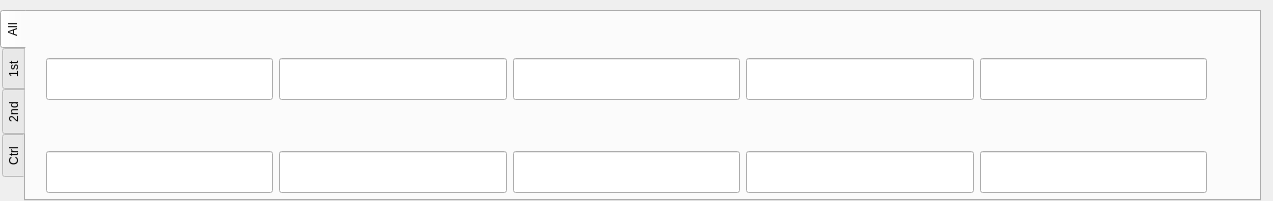
<ui version="4.0" >
 <class>Dialog</class>
 <widget class="QDialog" name="Dialog" >
  <property name="geometry" >
   <rect>
    <x>0</x>
    <y>0</y>
    <width>1273</width>
    <height>201</height>
   </rect>
  </property>
  <property name="windowTitle" >
   <string>StripToolLegend</string>
  </property>
  <widget class="QTabWidget" name="tabWidget" >
   <property name="geometry" >
    <rect>
     <x>0</x>
     <y>10</y>
     <width>1261</width>
     <height>191</height>
    </rect>
   </property>
   <property name="tabPosition" >
    <enum>QTabWidget::West</enum>
   </property>
   <property name="tabShape" >
    <enum>QTabWidget::Rounded</enum>
   </property>
   <property name="currentIndex" >
    <number>0</number>
   </property>
   <widget class="QWidget" name="tab" >
    <attribute name="title" >
     <string>All</string>
    </attribute>
    <widget class="QWidget" name="layoutWidget" >
     <property name="geometry" >
      <rect>
       <x>20</x>
       <y>0</y>
       <width>1161</width>
       <height>181</height>
      </rect>
     </property>
     <layout class="QHBoxLayout" >
      <item>
       <layout class="QVBoxLayout" >
        <item>
         <widget class="QLabel" name="lbAll0" >
          <property name="font" >
           <font>
            <pointsize>11</pointsize>
            <weight>75</weight>
            <bold>true</bold>
           </font>
          </property>
          <property name="text" >
           <string/>
          </property>
         </widget>
        </item>
        <item>
         <widget class="QLineEdit" name="leAll0" >
          <property name="font" >
           <font>
            <family>Sans Serif</family>
            <pointsize>18</pointsize>
            <weight>75</weight>
            <bold>true</bold>
           </font>
          </property>
          <property name="text" >
           <string/>
          </property>
          <property name="alignment" >
           <set>Qt::AlignRight|Qt::AlignTrailing|Qt::AlignVCenter</set>
          </property>
          <property name="readOnly" >
           <bool>true</bool>
          </property>
         </widget>
        </item>
        <item>
         <widget class="QLabel" name="lbAll5" >
          <property name="font" >
           <font>
            <pointsize>11</pointsize>
            <weight>75</weight>
            <bold>true</bold>
           </font>
          </property>
          <property name="text" >
           <string/>
          </property>
         </widget>
        </item>
        <item>
         <widget class="QLineEdit" name="leAll5" >
          <property name="font" >
           <font>
            <family>Sans Serif</family>
            <pointsize>18</pointsize>
            <weight>75</weight>
            <bold>true</bold>
           </font>
          </property>
          <property name="text" >
           <string/>
          </property>
          <property name="alignment" >
           <set>Qt::AlignRight|Qt::AlignTrailing|Qt::AlignVCenter</set>
          </property>
          <property name="readOnly" >
           <bool>true</bool>
          </property>
         </widget>
        </item>
       </layout>
      </item>
      <item>
       <layout class="QVBoxLayout" >
        <item>
         <widget class="QLabel" name="lbAll1" >
          <property name="font" >
           <font>
            <pointsize>11</pointsize>
            <weight>75</weight>
            <bold>true</bold>
           </font>
          </property>
          <property name="text" >
           <string/>
          </property>
         </widget>
        </item>
        <item>
         <widget class="QLineEdit" name="leAll1" >
          <property name="font" >
           <font>
            <family>Sans Serif</family>
            <pointsize>18</pointsize>
            <weight>75</weight>
            <bold>true</bold>
           </font>
          </property>
          <property name="text" >
           <string/>
          </property>
          <property name="alignment" >
           <set>Qt::AlignRight|Qt::AlignTrailing|Qt::AlignVCenter</set>
          </property>
          <property name="readOnly" >
           <bool>true</bool>
          </property>
         </widget>
        </item>
        <item>
         <widget class="QLabel" name="lbAll6" >
          <property name="font" >
           <font>
            <pointsize>11</pointsize>
            <weight>75</weight>
            <bold>true</bold>
           </font>
          </property>
          <property name="text" >
           <string/>
          </property>
         </widget>
        </item>
        <item>
         <widget class="QLineEdit" name="leAll6" >
          <property name="font" >
           <font>
            <family>Sans Serif</family>
            <pointsize>18</pointsize>
            <weight>75</weight>
            <bold>true</bold>
           </font>
          </property>
          <property name="text" >
           <string/>
          </property>
          <property name="alignment" >
           <set>Qt::AlignRight|Qt::AlignTrailing|Qt::AlignVCenter</set>
          </property>
          <property name="readOnly" >
           <bool>true</bool>
          </property>
         </widget>
        </item>
       </layout>
      </item>
      <item>
       <layout class="QVBoxLayout" >
        <item>
         <widget class="QLabel" name="lbAll2" >
          <property name="font" >
           <font>
            <pointsize>11</pointsize>
            <weight>75</weight>
            <bold>true</bold>
           </font>
          </property>
          <property name="text" >
           <string/>
          </property>
         </widget>
        </item>
        <item>
         <widget class="QLineEdit" name="leAll2" >
          <property name="font" >
           <font>
            <family>Sans Serif</family>
            <pointsize>18</pointsize>
            <weight>75</weight>
            <bold>true</bold>
           </font>
          </property>
          <property name="text" >
           <string/>
          </property>
          <property name="alignment" >
           <set>Qt::AlignRight|Qt::AlignTrailing|Qt::AlignVCenter</set>
          </property>
          <property name="readOnly" >
           <bool>true</bool>
          </property>
         </widget>
        </item>
        <item>
         <widget class="QLabel" name="lbAll7" >
          <property name="font" >
           <font>
            <pointsize>11</pointsize>
            <weight>75</weight>
            <bold>true</bold>
           </font>
          </property>
          <property name="text" >
           <string/>
          </property>
         </widget>
        </item>
        <item>
         <widget class="QLineEdit" name="leAll7" >
          <property name="font" >
           <font>
            <family>Sans Serif</family>
            <pointsize>18</pointsize>
            <weight>75</weight>
            <bold>true</bold>
           </font>
          </property>
          <property name="text" >
           <string/>
          </property>
          <property name="alignment" >
           <set>Qt::AlignRight|Qt::AlignTrailing|Qt::AlignVCenter</set>
          </property>
          <property name="readOnly" >
           <bool>true</bool>
          </property>
         </widget>
        </item>
       </layout>
      </item>
      <item>
       <layout class="QVBoxLayout" >
        <item>
         <widget class="QLabel" name="lbAll3" >
          <property name="font" >
           <font>
            <pointsize>11</pointsize>
            <weight>75</weight>
            <bold>true</bold>
           </font>
          </property>
          <property name="text" >
           <string/>
          </property>
         </widget>
        </item>
        <item>
         <widget class="QLineEdit" name="leAll3" >
          <property name="font" >
           <font>
            <family>Sans Serif</family>
            <pointsize>18</pointsize>
            <weight>75</weight>
            <bold>true</bold>
           </font>
          </property>
          <property name="text" >
           <string/>
          </property>
          <property name="alignment" >
           <set>Qt::AlignRight|Qt::AlignTrailing|Qt::AlignVCenter</set>
          </property>
          <property name="readOnly" >
           <bool>true</bool>
          </property>
         </widget>
        </item>
        <item>
         <widget class="QLabel" name="lbAll8" >
          <property name="font" >
           <font>
            <pointsize>11</pointsize>
            <weight>75</weight>
            <bold>true</bold>
           </font>
          </property>
          <property name="text" >
           <string/>
          </property>
         </widget>
        </item>
        <item>
         <widget class="QLineEdit" name="leAll8" >
          <property name="font" >
           <font>
            <family>Sans Serif</family>
            <pointsize>18</pointsize>
            <weight>75</weight>
            <bold>true</bold>
           </font>
          </property>
          <property name="text" >
           <string/>
          </property>
          <property name="alignment" >
           <set>Qt::AlignRight|Qt::AlignTrailing|Qt::AlignVCenter</set>
          </property>
          <property name="readOnly" >
           <bool>true</bool>
          </property>
         </widget>
        </item>
       </layout>
      </item>
      <item>
       <layout class="QVBoxLayout" >
        <item>
         <widget class="QLabel" name="lbAll4" >
          <property name="font" >
           <font>
            <pointsize>11</pointsize>
            <weight>75</weight>
            <bold>true</bold>
           </font>
          </property>
          <property name="text" >
           <string/>
          </property>
         </widget>
        </item>
        <item>
         <widget class="QLineEdit" name="leAll4" >
          <property name="font" >
           <font>
            <family>Sans Serif</family>
            <pointsize>18</pointsize>
            <weight>75</weight>
            <bold>true</bold>
           </font>
          </property>
          <property name="text" >
           <string/>
          </property>
          <property name="alignment" >
           <set>Qt::AlignRight|Qt::AlignTrailing|Qt::AlignVCenter</set>
          </property>
          <property name="readOnly" >
           <bool>true</bool>
          </property>
         </widget>
        </item>
        <item>
         <widget class="QLabel" name="lbAll9" >
          <property name="font" >
           <font>
            <pointsize>11</pointsize>
            <weight>75</weight>
            <bold>true</bold>
           </font>
          </property>
          <property name="text" >
           <string/>
          </property>
         </widget>
        </item>
        <item>
         <widget class="QLineEdit" name="leAll9" >
          <property name="font" >
           <font>
            <family>Sans Serif</family>
            <pointsize>18</pointsize>
            <weight>75</weight>
            <bold>true</bold>
           </font>
          </property>
          <property name="text" >
           <string/>
          </property>
          <property name="alignment" >
           <set>Qt::AlignRight|Qt::AlignTrailing|Qt::AlignVCenter</set>
          </property>
          <property name="readOnly" >
           <bool>true</bool>
          </property>
         </widget>
        </item>
       </layout>
      </item>
     </layout>
    </widget>
   </widget>
   <widget class="QWidget" name="tab_3" >
    <attribute name="title" >
     <string>1st</string>
    </attribute>
    <widget class="QWidget" name="layoutWidget" >
     <property name="geometry" >
      <rect>
       <x>10</x>
       <y>0</y>
       <width>1201</width>
       <height>181</height>
      </rect>
     </property>
     <layout class="QHBoxLayout" >
      <item>
       <layout class="QVBoxLayout" >
        <item>
         <widget class="QLabel" name="lb1st0" >
          <property name="font" >
           <font>
            <pointsize>18</pointsize>
            <weight>75</weight>
            <bold>true</bold>
           </font>
          </property>
          <property name="text" >
           <string/>
          </property>
          <property name="alignment" >
           <set>Qt::AlignCenter</set>
          </property>
         </widget>
        </item>
        <item>
         <widget class="QLineEdit" name="le1st0" >
          <property name="font" >
           <font>
            <family>Sans Serif</family>
            <pointsize>30</pointsize>
            <weight>75</weight>
            <bold>true</bold>
           </font>
          </property>
          <property name="text" >
           <string/>
          </property>
          <property name="alignment" >
           <set>Qt::AlignRight|Qt::AlignTrailing|Qt::AlignVCenter</set>
          </property>
          <property name="readOnly" >
           <bool>true</bool>
          </property>
         </widget>
        </item>
        <item>
         <widget class="QLabel" name="lb1stunit0" >
          <property name="font" >
           <font>
            <pointsize>16</pointsize>
            <weight>50</weight>
            <bold>false</bold>
           </font>
          </property>
          <property name="text" >
           <string/>
          </property>
          <property name="alignment" >
           <set>Qt::AlignCenter</set>
          </property>
         </widget>
        </item>
       </layout>
      </item>
      <item>
       <layout class="QVBoxLayout" >
        <item>
         <widget class="QLabel" name="lb1st1" >
          <property name="font" >
           <font>
            <pointsize>18</pointsize>
            <weight>75</weight>
            <bold>true</bold>
           </font>
          </property>
          <property name="text" >
           <string/>
          </property>
          <property name="alignment" >
           <set>Qt::AlignCenter</set>
          </property>
         </widget>
        </item>
        <item>
         <widget class="QLineEdit" name="le1st1" >
          <property name="font" >
           <font>
            <family>Sans Serif</family>
            <pointsize>30</pointsize>
            <weight>75</weight>
            <bold>true</bold>
           </font>
          </property>
          <property name="text" >
           <string/>
          </property>
          <property name="alignment" >
           <set>Qt::AlignRight|Qt::AlignTrailing|Qt::AlignVCenter</set>
          </property>
          <property name="readOnly" >
           <bool>true</bool>
          </property>
         </widget>
        </item>
        <item>
         <widget class="QLabel" name="lb1stunit1" >
          <property name="font" >
           <font>
            <pointsize>16</pointsize>
            <weight>50</weight>
            <bold>false</bold>
           </font>
          </property>
          <property name="text" >
           <string/>
          </property>
          <property name="alignment" >
           <set>Qt::AlignCenter</set>
          </property>
         </widget>
        </item>
       </layout>
      </item>
      <item>
       <layout class="QVBoxLayout" >
        <item>
         <widget class="QLabel" name="lb1st2" >
          <property name="font" >
           <font>
            <pointsize>18</pointsize>
            <weight>75</weight>
            <bold>true</bold>
           </font>
          </property>
          <property name="text" >
           <string/>
          </property>
          <property name="alignment" >
           <set>Qt::AlignCenter</set>
          </property>
         </widget>
        </item>
        <item>
         <widget class="QLineEdit" name="le1st2" >
          <property name="font" >
           <font>
            <family>Sans Serif</family>
            <pointsize>30</pointsize>
            <weight>75</weight>
            <bold>true</bold>
           </font>
          </property>
          <property name="text" >
           <string/>
          </property>
          <property name="alignment" >
           <set>Qt::AlignRight|Qt::AlignTrailing|Qt::AlignVCenter</set>
          </property>
          <property name="readOnly" >
           <bool>true</bool>
          </property>
         </widget>
        </item>
        <item>
         <widget class="QLabel" name="lb1stunit2" >
          <property name="font" >
           <font>
            <pointsize>16</pointsize>
            <weight>50</weight>
            <bold>false</bold>
           </font>
          </property>
          <property name="text" >
           <string/>
          </property>
          <property name="alignment" >
           <set>Qt::AlignCenter</set>
          </property>
         </widget>
        </item>
       </layout>
      </item>
      <item>
       <layout class="QVBoxLayout" >
        <item>
         <widget class="QLabel" name="lb1st3" >
          <property name="font" >
           <font>
            <pointsize>18</pointsize>
            <weight>75</weight>
            <bold>true</bold>
           </font>
          </property>
          <property name="text" >
           <string/>
          </property>
          <property name="alignment" >
           <set>Qt::AlignCenter</set>
          </property>
         </widget>
        </item>
        <item>
         <widget class="QLineEdit" name="le1st3" >
          <property name="font" >
           <font>
            <family>Sans Serif</family>
            <pointsize>30</pointsize>
            <weight>75</weight>
            <bold>true</bold>
           </font>
          </property>
          <property name="text" >
           <string/>
          </property>
          <property name="alignment" >
           <set>Qt::AlignRight|Qt::AlignTrailing|Qt::AlignVCenter</set>
          </property>
          <property name="readOnly" >
           <bool>true</bool>
          </property>
         </widget>
        </item>
        <item>
         <widget class="QLabel" name="lb1stunit3" >
          <property name="font" >
           <font>
            <pointsize>16</pointsize>
            <weight>50</weight>
            <bold>false</bold>
           </font>
          </property>
          <property name="text" >
           <string/>
          </property>
          <property name="alignment" >
           <set>Qt::AlignCenter</set>
          </property>
         </widget>
        </item>
       </layout>
      </item>
      <item>
       <layout class="QVBoxLayout" >
        <item>
         <widget class="QLabel" name="lb1st4" >
          <property name="font" >
           <font>
            <pointsize>18</pointsize>
            <weight>75</weight>
            <bold>true</bold>
           </font>
          </property>
          <property name="text" >
           <string/>
          </property>
          <property name="alignment" >
           <set>Qt::AlignCenter</set>
          </property>
         </widget>
        </item>
        <item>
         <widget class="QLineEdit" name="le1st4" >
          <property name="font" >
           <font>
            <family>Sans Serif</family>
            <pointsize>30</pointsize>
            <weight>75</weight>
            <bold>true</bold>
           </font>
          </property>
          <property name="text" >
           <string/>
          </property>
          <property name="alignment" >
           <set>Qt::AlignRight|Qt::AlignTrailing|Qt::AlignVCenter</set>
          </property>
          <property name="readOnly" >
           <bool>true</bool>
          </property>
         </widget>
        </item>
        <item>
         <widget class="QLabel" name="lb1stunit4" >
          <property name="font" >
           <font>
            <pointsize>16</pointsize>
            <weight>50</weight>
            <bold>false</bold>
           </font>
          </property>
          <property name="text" >
           <string/>
          </property>
          <property name="alignment" >
           <set>Qt::AlignCenter</set>
          </property>
         </widget>
        </item>
       </layout>
      </item>
     </layout>
    </widget>
   </widget>
   <widget class="QWidget" name="tab_2" >
    <attribute name="title" >
     <string>2nd</string>
    </attribute>
    <widget class="QWidget" name="layoutWidget" >
     <property name="geometry" >
      <rect>
       <x>10</x>
       <y>0</y>
       <width>1211</width>
       <height>181</height>
      </rect>
     </property>
     <layout class="QHBoxLayout" >
      <item>
       <layout class="QVBoxLayout" >
        <item>
         <widget class="QLabel" name="lb1st5" >
          <property name="font" >
           <font>
            <pointsize>18</pointsize>
            <weight>75</weight>
            <bold>true</bold>
           </font>
          </property>
          <property name="text" >
           <string/>
          </property>
          <property name="alignment" >
           <set>Qt::AlignCenter</set>
          </property>
         </widget>
        </item>
        <item>
         <widget class="QLineEdit" name="le1st5" >
          <property name="font" >
           <font>
            <family>Sans Serif</family>
            <pointsize>30</pointsize>
            <weight>75</weight>
            <bold>true</bold>
           </font>
          </property>
          <property name="text" >
           <string/>
          </property>
          <property name="alignment" >
           <set>Qt::AlignRight|Qt::AlignTrailing|Qt::AlignVCenter</set>
          </property>
          <property name="readOnly" >
           <bool>true</bool>
          </property>
         </widget>
        </item>
        <item>
         <widget class="QLabel" name="lb1stunit5" >
          <property name="font" >
           <font>
            <pointsize>16</pointsize>
            <weight>50</weight>
            <bold>false</bold>
           </font>
          </property>
          <property name="text" >
           <string/>
          </property>
          <property name="alignment" >
           <set>Qt::AlignCenter</set>
          </property>
         </widget>
        </item>
       </layout>
      </item>
      <item>
       <layout class="QVBoxLayout" >
        <item>
         <widget class="QLabel" name="lb1st6" >
          <property name="font" >
           <font>
            <pointsize>18</pointsize>
            <weight>75</weight>
            <bold>true</bold>
           </font>
          </property>
          <property name="text" >
           <string/>
          </property>
          <property name="alignment" >
           <set>Qt::AlignCenter</set>
          </property>
         </widget>
        </item>
        <item>
         <widget class="QLineEdit" name="le1st6" >
          <property name="font" >
           <font>
            <family>Sans Serif</family>
            <pointsize>30</pointsize>
            <weight>75</weight>
            <bold>true</bold>
           </font>
          </property>
          <property name="text" >
           <string/>
          </property>
          <property name="alignment" >
           <set>Qt::AlignRight|Qt::AlignTrailing|Qt::AlignVCenter</set>
          </property>
          <property name="readOnly" >
           <bool>true</bool>
          </property>
         </widget>
        </item>
        <item>
         <widget class="QLabel" name="lb1stunit6" >
          <property name="font" >
           <font>
            <pointsize>16</pointsize>
            <weight>50</weight>
            <bold>false</bold>
           </font>
          </property>
          <property name="text" >
           <string/>
          </property>
          <property name="alignment" >
           <set>Qt::AlignCenter</set>
          </property>
         </widget>
        </item>
       </layout>
      </item>
      <item>
       <layout class="QVBoxLayout" >
        <item>
         <widget class="QLabel" name="lb1st7" >
          <property name="font" >
           <font>
            <pointsize>18</pointsize>
            <weight>75</weight>
            <bold>true</bold>
           </font>
          </property>
          <property name="text" >
           <string/>
          </property>
          <property name="alignment" >
           <set>Qt::AlignCenter</set>
          </property>
         </widget>
        </item>
        <item>
         <widget class="QLineEdit" name="le1st7" >
          <property name="font" >
           <font>
            <family>Sans Serif</family>
            <pointsize>30</pointsize>
            <weight>75</weight>
            <bold>true</bold>
           </font>
          </property>
          <property name="text" >
           <string/>
          </property>
          <property name="alignment" >
           <set>Qt::AlignRight|Qt::AlignTrailing|Qt::AlignVCenter</set>
          </property>
          <property name="readOnly" >
           <bool>true</bool>
          </property>
         </widget>
        </item>
        <item>
         <widget class="QLabel" name="lb1stunit7" >
          <property name="font" >
           <font>
            <pointsize>16</pointsize>
            <weight>50</weight>
            <bold>false</bold>
           </font>
          </property>
          <property name="text" >
           <string/>
          </property>
          <property name="alignment" >
           <set>Qt::AlignCenter</set>
          </property>
         </widget>
        </item>
       </layout>
      </item>
      <item>
       <layout class="QVBoxLayout" >
        <item>
         <widget class="QLabel" name="lb1st8" >
          <property name="font" >
           <font>
            <pointsize>18</pointsize>
            <weight>75</weight>
            <bold>true</bold>
           </font>
          </property>
          <property name="text" >
           <string/>
          </property>
          <property name="alignment" >
           <set>Qt::AlignCenter</set>
          </property>
         </widget>
        </item>
        <item>
         <widget class="QLineEdit" name="le1st8" >
          <property name="font" >
           <font>
            <family>Sans Serif</family>
            <pointsize>30</pointsize>
            <weight>75</weight>
            <bold>true</bold>
           </font>
          </property>
          <property name="text" >
           <string/>
          </property>
          <property name="alignment" >
           <set>Qt::AlignRight|Qt::AlignTrailing|Qt::AlignVCenter</set>
          </property>
          <property name="readOnly" >
           <bool>true</bool>
          </property>
         </widget>
        </item>
        <item>
         <widget class="QLabel" name="lb1stunit8" >
          <property name="font" >
           <font>
            <pointsize>16</pointsize>
            <weight>50</weight>
            <bold>false</bold>
           </font>
          </property>
          <property name="text" >
           <string/>
          </property>
          <property name="alignment" >
           <set>Qt::AlignCenter</set>
          </property>
         </widget>
        </item>
       </layout>
      </item>
      <item>
       <layout class="QVBoxLayout" >
        <item>
         <widget class="QLabel" name="lb1st9" >
          <property name="font" >
           <font>
            <pointsize>18</pointsize>
            <weight>75</weight>
            <bold>true</bold>
           </font>
          </property>
          <property name="text" >
           <string/>
          </property>
          <property name="alignment" >
           <set>Qt::AlignCenter</set>
          </property>
         </widget>
        </item>
        <item>
         <widget class="QLineEdit" name="le1st9" >
          <property name="font" >
           <font>
            <family>Sans Serif</family>
            <pointsize>30</pointsize>
            <weight>75</weight>
            <bold>true</bold>
           </font>
          </property>
          <property name="text" >
           <string/>
          </property>
          <property name="alignment" >
           <set>Qt::AlignRight|Qt::AlignTrailing|Qt::AlignVCenter</set>
          </property>
          <property name="readOnly" >
           <bool>true</bool>
          </property>
         </widget>
        </item>
        <item>
         <widget class="QLabel" name="lb1stunit9" >
          <property name="font" >
           <font>
            <pointsize>16</pointsize>
            <weight>50</weight>
            <bold>false</bold>
           </font>
          </property>
          <property name="text" >
           <string/>
          </property>
          <property name="alignment" >
           <set>Qt::AlignCenter</set>
          </property>
         </widget>
        </item>
       </layout>
      </item>
     </layout>
    </widget>
   </widget>
   <widget class="QWidget" name="tab_4" >
    <attribute name="title" >
     <string>Ctrl</string>
    </attribute>
    <widget class="QGroupBox" name="groupBox" >
     <property name="geometry" >
      <rect>
       <x>30</x>
       <y>10</y>
       <width>401</width>
       <height>151</height>
      </rect>
     </property>
     <property name="font" >
      <font>
       <pointsize>12</pointsize>
      </font>
     </property>
     <property name="title" >
      <string>Dispaly Format</string>
     </property>
     <widget class="QComboBox" name="cbLeindex" >
      <property name="geometry" >
       <rect>
        <x>20</x>
        <y>50</y>
        <width>111</width>
        <height>35</height>
       </rect>
      </property>
      <item>
       <property name="text" >
        <string>All</string>
       </property>
      </item>
      <item>
       <property name="text" >
        <string>0</string>
       </property>
      </item>
      <item>
       <property name="text" >
        <string>1</string>
       </property>
      </item>
      <item>
       <property name="text" >
        <string>2</string>
       </property>
      </item>
      <item>
       <property name="text" >
        <string>3</string>
       </property>
      </item>
      <item>
       <property name="text" >
        <string>4</string>
       </property>
      </item>
      <item>
       <property name="text" >
        <string>5</string>
       </property>
      </item>
      <item>
       <property name="text" >
        <string>6</string>
       </property>
      </item>
      <item>
       <property name="text" >
        <string>7</string>
       </property>
      </item>
      <item>
       <property name="text" >
        <string>8</string>
       </property>
      </item>
      <item>
       <property name="text" >
        <string>9</string>
       </property>
      </item>
     </widget>
     <widget class="QSpinBox" name="spPrec" >
      <property name="geometry" >
       <rect>
        <x>320</x>
        <y>105</y>
        <width>51</width>
        <height>27</height>
       </rect>
      </property>
      <property name="maximum" >
       <number>12</number>
      </property>
      <property name="singleStep" >
       <number>1</number>
      </property>
      <property name="value" >
       <number>6</number>
      </property>
     </widget>
     <widget class="QRadioButton" name="rbAuto" >
      <property name="geometry" >
       <rect>
        <x>200</x>
        <y>32</y>
        <width>111</width>
        <height>23</height>
       </rect>
      </property>
      <property name="text" >
       <string>Auto</string>
      </property>
     </widget>
     <widget class="QRadioButton" name="rbNum" >
      <property name="geometry" >
       <rect>
        <x>200</x>
        <y>106</y>
        <width>111</width>
        <height>23</height>
       </rect>
      </property>
      <property name="text" >
       <string>Precision</string>
      </property>
     </widget>
     <widget class="QRadioButton" name="rbExp" >
      <property name="geometry" >
       <rect>
        <x>200</x>
        <y>69</y>
        <width>131</width>
        <height>23</height>
       </rect>
      </property>
      <property name="text" >
       <string>Exponential</string>
      </property>
     </widget>
    </widget>
    <widget class="QPushButton" name="pbApply" >
     <property name="geometry" >
      <rect>
       <x>450</x>
       <y>130</y>
       <width>80</width>
       <height>31</height>
      </rect>
     </property>
     <property name="font" >
      <font>
       <pointsize>10</pointsize>
       <weight>75</weight>
       <bold>true</bold>
      </font>
     </property>
     <property name="text" >
      <string>Apply</string>
     </property>
    </widget>
   </widget>
  </widget>
 </widget>
 <resources/>
 <connections/>
</ui>
